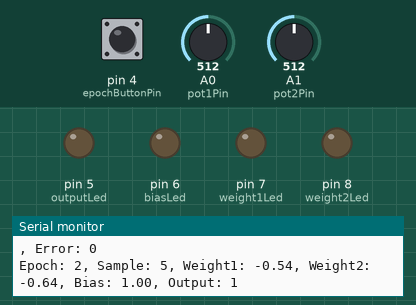
Simulated run of this sketch. Board: Arduino Uno, built with avr-gcc and run on an emulated ATmega328P. Shown: output pins drawn as LEDs (lit = HIGH), the last lines printed to the serial monitor. The inputs (shaded band) are chosen by the test bench; at power-on: A0 (pot1Pin) = 512, A1 (pot2Pin) = 512, pin 4 (epochButtonPin) HIGH. Random numbers use the default seed unless the sketch sets one.

Above: at 15.2 s.
15.3 s: A0 (pot1Pin) set to 290
At 21.33 s:
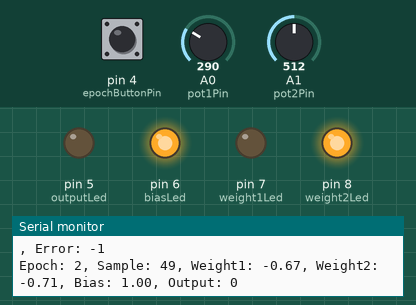
29.3 s: A0 (pot1Pin) set to 262
At 30.84 s:
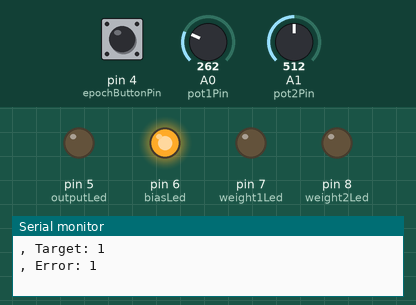
40.1 s: A1 (pot2Pin) set to 447
At 48.47 s:
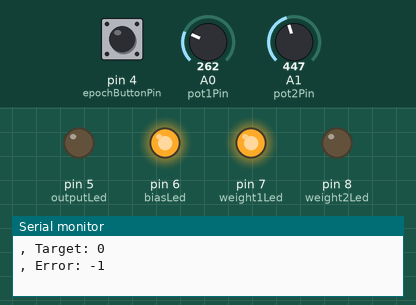
54.1 s: A1 (pot2Pin) set to 418
64.9 s: A1 (pot2Pin) set to 383
78.4 s: A1 (pot2Pin) set to 367
At 87.9 s:
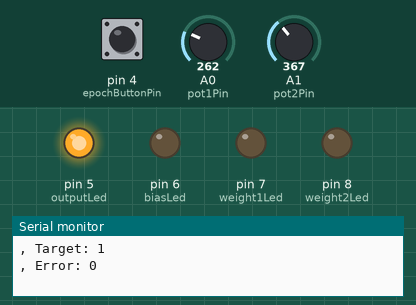
Timing chart, 0 to 93.4 s (numbered marks = the images above; inputs shaded):
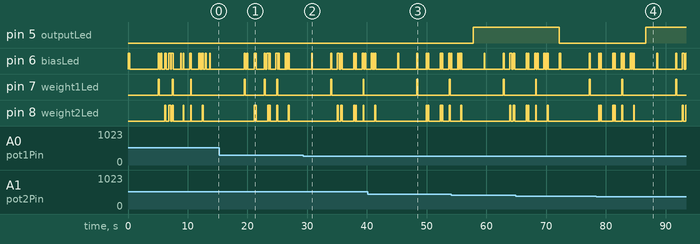

Measured:
- the behaviour switches between 279 and 278 on A0 (pot1Pin) (found by bisection; images 1 and 2)
- the behaviour switches between 376 and 375 on A1 (pot2Pin) (found by bisection; images 3 and 4)
- after the input at 78.4 s, pin 5 (outputLed): LOW → HIGH after 8.2 s

The sketch:

Potentiometer_Perceptron_Ver2.ino
```cpp
// Implementation of a Single Layer Perceptron
// Uses two potentiometers as inputs and a pushbutton to trigger training
// Outputs the result on an LED

// VERSION 02

// Pin definitions
const int pot1Pin = A0;
const int pot2Pin = A1;
const int epochButtonPin = 4;
const int outputLed = 5;
const int weight1Led = 7;
const int weight2Led = 8;
const int biasLed = 6;

// Perceptron parameters
float weight1 = 0.0;
float weight2 = 0.0;
float bias = 0.0;
float learningRate = 0.5;

// Dataset
const int datasetSize = 100;
float inputs[datasetSize][2]; // Stores normalized pot values
int targets[datasetSize];     // Stores expected outputs

// Function to normalize potentiometer values to [0, 1]
float normalize(int value) {
  return value / 1023.0;
}

// Activation function (Step function)
int activation(float x) {
  return x >= 0.5 ? 1 : 0;
}

// Perceptron output calculation
int perceptron(float pot1, float pot2) {
  float sum = (pot1 * weight1) + (pot2 * weight2) + bias;
  return activation(sum);
}

// Function to generate dataset
void generateDataset() {
    int positiveSamples = 0;
    int negativeSamples = 0;
    for (int i = 0; i < datasetSize; i++) {
      // Generate random values for pot1 and pot2
      inputs[i][0] = random(1024) / 1023.0; // Normalized pot1
      inputs[i][1] = random(1024) / 1023.0; // Normalized pot2

      // Set target based on the fuzzy rule
      if (inputs[i][0] >= 0.1 && inputs[i][0] <= 0.4 && inputs[i][1] >= 0.0 && inputs[i][1] <= 0.7) {
        targets[i] = 1;
        positiveSamples++;
      } else {
        targets[i] = 0;
        negativeSamples++;
      }
    }

    // Ensure the dataset is balanced
    int i = 0;
    while (positiveSamples < datasetSize / 2 && i < datasetSize) {
      if (targets[i] == 0) {
        inputs[i][0] = 0.2; // Adjust to fit the positive condition
        inputs[i][1] = 0.5; // Adjust to fit the positive condition
        targets[i] = 1;
        positiveSamples++;
        negativeSamples--;
      }
      i++;
    }

    i = 0;
    while (negativeSamples < datasetSize / 2 && i < datasetSize) {
      if (targets[i] == 1) {
        inputs[i][0] = 0.5; // Adjust to fit the negative condition
        inputs[i][1] = 0.8; // Adjust to fit the negative condition
        targets[i] = 0;
        negativeSamples++;
        positiveSamples--;
      }
      i++;
    }
  }

// Function to train the perceptron for one epoch
void trainOneEpoch(int epoch) {
    for (int i = 0; i < datasetSize; i++) {
      // Calculate perceptron output
      int output = perceptron(inputs[i][0], inputs[i][1]);

      // Calculate error
      int error = targets[i] - output;

      // Store old weights and bias
      float oldWeight1 = weight1;
      float oldWeight2 = weight2;
      float oldBias = bias;

      // Update weights and bias
      weight1 += learningRate * error * inputs[i][0];
      weight2 += learningRate * error * inputs[i][1];
      bias += learningRate * error;

      // Calculate changes in weights and bias
      float deltaWeight1 = abs(weight1 - oldWeight1);
      float deltaWeight2 = abs(weight2 - oldWeight2);
      float deltaBias = abs(bias - oldBias);

      // Map changes to PWM values (0-255)
      int pwmWeight1 = map(deltaWeight1 * 1000, 0, 500, 0, 255);
      int pwmWeight2 = map(deltaWeight2 * 1000, 0, 500, 0, 255);
      int pwmBias = map(deltaBias * 1000, 0, 500, 0, 255);

      // Constrain PWM values to be within 0-255
      pwmWeight1 = constrain(pwmWeight1, 0, 255);
      pwmWeight2 = constrain(pwmWeight2, 0, 255);
      pwmBias = constrain(pwmBias, 0, 255);

      // Set LED brightness based on changes
      analogWrite(weight1Led, pwmWeight1);
      analogWrite(weight2Led, pwmWeight2);
      analogWrite(biasLed, pwmBias);

      // Print weights, bias, and output for this sample
      Serial.print("Epoch: ");
      Serial.print(epoch);
      Serial.print(", Sample: ");
      Serial.print(i);
      Serial.print(", Weight1: ");
      Serial.print(weight1);
      Serial.print(", Weight2: ");
      Serial.print(weight2);
      Serial.print(", Bias: ");
      Serial.print(bias);
      Serial.print(", Output: ");
      Serial.println(output);
      Serial.print(", Target: ");
      Serial.println(targets[i]);
      Serial.print(", Error: ");
      Serial.println(error);

      // Small delay to visualize LED changes
      delay(100);
    }
  }


void setup() {
  // Initialize Serial Monitor
  Serial.begin(9600);

  // Initialize pins
  pinMode(pot1Pin, INPUT);
  pinMode(pot2Pin, INPUT);
  pinMode(epochButtonPin, INPUT_PULLUP);
  pinMode(outputLed, OUTPUT);
  pinMode(weight1Led, OUTPUT);
  pinMode(weight2Led, OUTPUT);
  pinMode(biasLed, OUTPUT);

  // Generate dataset
  generateDataset();

  // Indicate setup is complete
  Serial.println("Setup complete. Press the epoch button to start training.");
}

void loop() {
  // Read potentiometer values and normalize
  float pot1 = normalize(analogRead(pot1Pin));
  float pot2 = normalize(analogRead(pot2Pin));

  // Get perceptron output
  int output = perceptron(pot1, pot2);

  // Light up output LED based on perceptron output
  digitalWrite(outputLed, output);

  // Print real-time input and output values
  Serial.print("Pot1: ");
  Serial.print(pot1);
  Serial.print(", Pot2: ");
  Serial.print(pot2);
  Serial.print(", Output: ");
  Serial.println(output);

  // Check if epoch button is pressed to train for one epoch
  if (digitalRead(epochButtonPin) == HIGH) {
    static int epoch = 0; // Track the number of epochs
    epoch++;
    Serial.print("Training Epoch: ");
    Serial.println(epoch);

    // Train for one epoch
    trainOneEpoch(epoch);

    // Debounce delay
    delay(500);
  }
}
```
